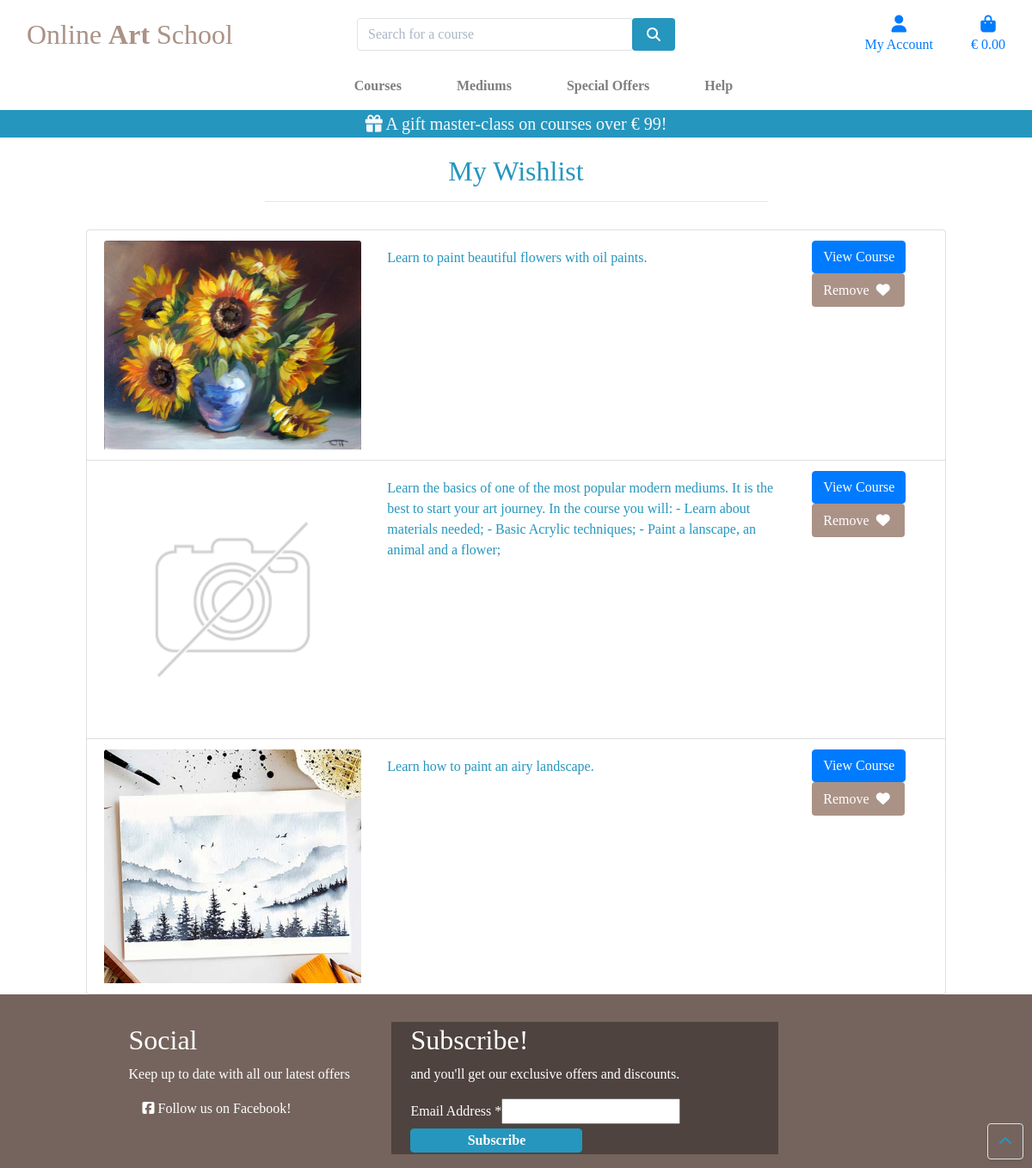
The page /profile/wishlist/ (signed in) on the database its author committed.
### profiles/models.py (models this page shows, shortened)
class WishItem(models.Model):
    user = models.ForeignKey('UserProfile', on_delete=models.CASCADE)
    course = models.ForeignKey('courses.Course', on_delete=models.CASCADE)
    category = models.ForeignKey(
        'courses.Category', null=True, blank=True, on_delete=models.SET_NULL)

### courses/models.py (models this page shows, shortened)
class Course(models.Model):
    category = models.ForeignKey(
        'Category', null=True, blank=True, on_delete=models.SET_NULL)
    sku = models.CharField(max_length=254, null=True, blank=True)
    name = models.CharField(max_length=254)
    description = models.TextField()
    is_open = models.BooleanField(default=False, null=True, blank=True)
    price = models.DecimalField(max_digits=6, decimal_places=2)
    image_url = models.URLField(max_length=1024, null=True, blank=True)
    image = models.ImageField(null=True, blank=True)
    video_url = models.URLField(max_length=1024, null=True, blank=True)
    video = EmbedVideoField(null=True, blank=True)

### profiles/views.py (the view)
# urls.py: path('wishlist/', views.wishlist, name='wishlist'),
@login_required
def wishlist(request):
    user = UserProfile.objects.get(user=request.user)
    wishlist_items = WishItem.objects.filter(user=user)
    return render(
        request, 'profiles/wishlist.html',
        {'wishlist_items': wishlist_items})

### bag/contexts.py (called while the page is built, shortened)
def bag_contents(request):
    bag_items = []
    total = 0
    course_count = 0
    free_mc = False
    bag = request.session.get('bag', {})
    if total < settings.FREE_MC_THRESHOLD:
        free_mc_delta = settings.FREE_MC_THRESHOLD - total
    else:
        free_mc = get_object_or_404(Course, pk=1)
        free_mc.price = 0
        free_mc_delta = 0
    context = {
        'bag_items': bag_items,
        'total': total,
        'course_count': course_count,
        'free_mc_threshold': settings.FREE_MC_THRESHOLD,
        'free_mc_delta': free_mc_delta,
        'free_mc': free_mc,
    }
    return context

### profiles/templates/profiles/wishlist.html (shortened to what this page needs)
{% extends "base.html" %}
{% load static %}
{% block page_header %}
    <div class="container header-container">
    </div>
{% endblock %}
{% block content %}
    <div class="container-fluid">
        <div class="row">
            <div class="col text-center mt-3">
                <h2 class="">My Wishlist</h2>
                <hr class="w-50 mb-1">
            </div>
        </div>
        <div class="row">
            <div class="course-container col-10 offset-1">
                <div class="row">
                    {% if wishlist_items %}
                        <ul class="list-group mt-3">
                            {% for item in wishlist_items %}
                            <li class="list-group-item">
                                <div class="row">
                                    <div class="col-md-4">
                                        <div class="card h-100 border-0">
                                        {% if item.course.image %}
                                            <img class="card-img-top img-fluid" src="{{ item.course.image.url }}" alt="{{ item.course.name }}">
                                        {% else %}
                                            <img class="card-img-top img-fluid" src="{{ MEDIA_URL }}noimage.png" alt="{{ item.course.name }}">
                                        {% endif %}
                                        </div>
                                    </div>
                                    <div class="col-md-6">
                                        <p>{{ item.course.description }}</p>
                                    </div>
                                    <div class="col-md-2">
                                        <a href="{% url 'course_detail' course_id=item.course.id %}" class="btn btn-primary">View Course</a>
                                        <a class="btn btn-beige text-danger" href="{% url 'remove_from_wishlist' item.id %}">Remove
                                            <span class="icon like">
                                                <i class="fas fa-heart"></i>
                                            </span>
                                        </a>
                                    </div>
                                </div>
                            </li>
                            {% endfor %}
                        </ul>
                        {% else %}
                        <p>Your wishlist is empty.</p>
                        {% endif %}
                    </div>
                </div>
            </div>
        </div>
    <div class="btt-button shadow-sm rounded border">
        <a class="btt-link d-flex h-100">
            <i class="fas fa-chevron-up mx-auto my-auto"></i>
        </a>
    </div>
{% endblock %}

### static/css/base.css (style rules this page uses)
html { height: 100%; }
body { background: url('/media/elena-mozhvilo-xw8DfYBaNbQ-unsplash.jpg') no-repeat center center fixed; background-size: cover; height: calc(100vh - 164px); color: #2596be; font-family: 'Georgia'; }
.icon { align-items: center; display: inline-flex; justify-content: center; height: 1.5rem; width: 1.5rem; }
.btn-beige { background: #ab9287 !important; color: white !important; }
.btt-button { height: 42px; width: 42px; position: fixed; bottom: 10px; right: 10px; }
.btt-link, .update-button, .remove-button { cursor: pointer; }
@media (min-width: 1200px) { .container { max-width: 80%; } }
@media (min-width: 992px) { .header-container { padding-top: 164px; } }

### rows shown on the page
WishItem: course.image (picture), course.description "Learn to paint beautiful flowers with oil paints."
WishItem: course.description "Learn the basics of one of the most popular modern mediums. It is the best to start your art journey. In the course you will: - Learn about materials needed; - Basic Acrylic techniques; - Paint a lanscape, an animal and a flower;"
WishItem: course.image (picture), course.description "Learn how to paint an airy landscape."

### other values the page prints
{{ free_mc_threshold }} "99"
